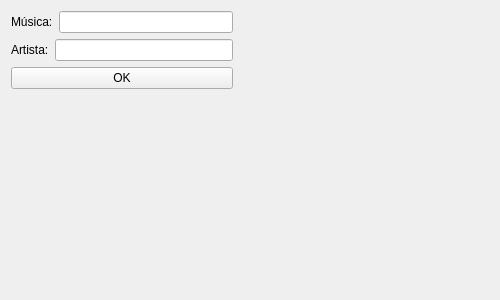
<?xml version="1.0" encoding="UTF-8"?>
<ui version="4.0">
 <class>MainWindow</class>
 <widget class="QMainWindow" name="MainWindow">
  <property name="geometry">
   <rect>
    <x>0</x>
    <y>0</y>
    <width>500</width>
    <height>300</height>
   </rect>
  </property>
  <property name="minimumSize">
   <size>
    <width>500</width>
    <height>300</height>
   </size>
  </property>
  <property name="maximumSize">
   <size>
    <width>500</width>
    <height>300</height>
   </size>
  </property>
  <property name="windowTitle">
   <string>MainWindow</string>
  </property>
  <widget class="QWidget" name="centralWidget">
   <layout class="QGridLayout" name="gridLayout">
    <item row="0" column="0">
     <layout class="QHBoxLayout" name="horizontalLayout_3">
      <item>
       <layout class="QVBoxLayout" name="verticalLayout">
        <item>
         <layout class="QHBoxLayout" name="horizontalLayout">
          <item>
           <widget class="QLabel" name="label_musica">
            <property name="text">
             <string>Música:</string>
            </property>
           </widget>
          </item>
          <item>
           <widget class="QLineEdit" name="lineEdit_musica"/>
          </item>
         </layout>
        </item>
        <item>
         <layout class="QHBoxLayout" name="horizontalLayout_2">
          <item>
           <widget class="QLabel" name="label_artista">
            <property name="text">
             <string>Artista:</string>
            </property>
           </widget>
          </item>
          <item>
           <widget class="QLineEdit" name="lineEdit__artista"/>
          </item>
         </layout>
        </item>
        <item>
         <widget class="QPushButton" name="pushButton">
          <property name="text">
           <string>OK</string>
          </property>
         </widget>
        </item>
        <item>
         <spacer name="verticalSpacer">
          <property name="orientation">
           <enum>Qt::Vertical</enum>
          </property>
          <property name="sizeHint" stdset="0">
           <size>
            <width>20</width>
            <height>40</height>
           </size>
          </property>
         </spacer>
        </item>
       </layout>
      </item>
      <item>
       <widget class="moduloCoverArt" name="widget" native="true">
        <property name="minimumSize">
         <size>
          <width>250</width>
          <height>250</height>
         </size>
        </property>
        <property name="maximumSize">
         <size>
          <width>250</width>
          <height>250</height>
         </size>
        </property>
       </widget>
      </item>
     </layout>
    </item>
   </layout>
  </widget>
 </widget>
 <layoutdefault spacing="6" margin="11"/>
 <customwidgets>
  <customwidget>
   <class>moduloCoverArt</class>
   <extends>QWidget</extends>
   <header location="global">moduloCoverArt/modulocoverart.h</header>
   <container>1</container>
   <slots>
    <slot>atualizaCoverArt(QString,QString)</slot>
   </slots>
  </customwidget>
 </customwidgets>
 <resources/>
 <connections>
  <connection>
   <sender>pushButton</sender>
   <signal>clicked()</signal>
   <receiver>MainWindow</receiver>
   <slot>clicked()</slot>
   <hints>
    <hint type="sourcelabel">
     <x>141</x>
     <y>95</y>
    </hint>
    <hint type="destinationlabel">
     <x>138</x>
     <y>159</y>
    </hint>
   </hints>
  </connection>
  <connection>
   <sender>MainWindow</sender>
   <signal>signal_atualizar(QString,QString)</signal>
   <receiver>widget</receiver>
   <slot>atualizaCoverArt(QString,QString)</slot>
   <hints>
    <hint type="sourcelabel">
     <x>66</x>
     <y>212</y>
    </hint>
    <hint type="destinationlabel">
     <x>286</x>
     <y>215</y>
    </hint>
   </hints>
  </connection>
 </connections>
 <slots>
  <signal>signal_atualizar(QString,QString)</signal>
  <slot>clicked()</slot>
 </slots>
</ui>
